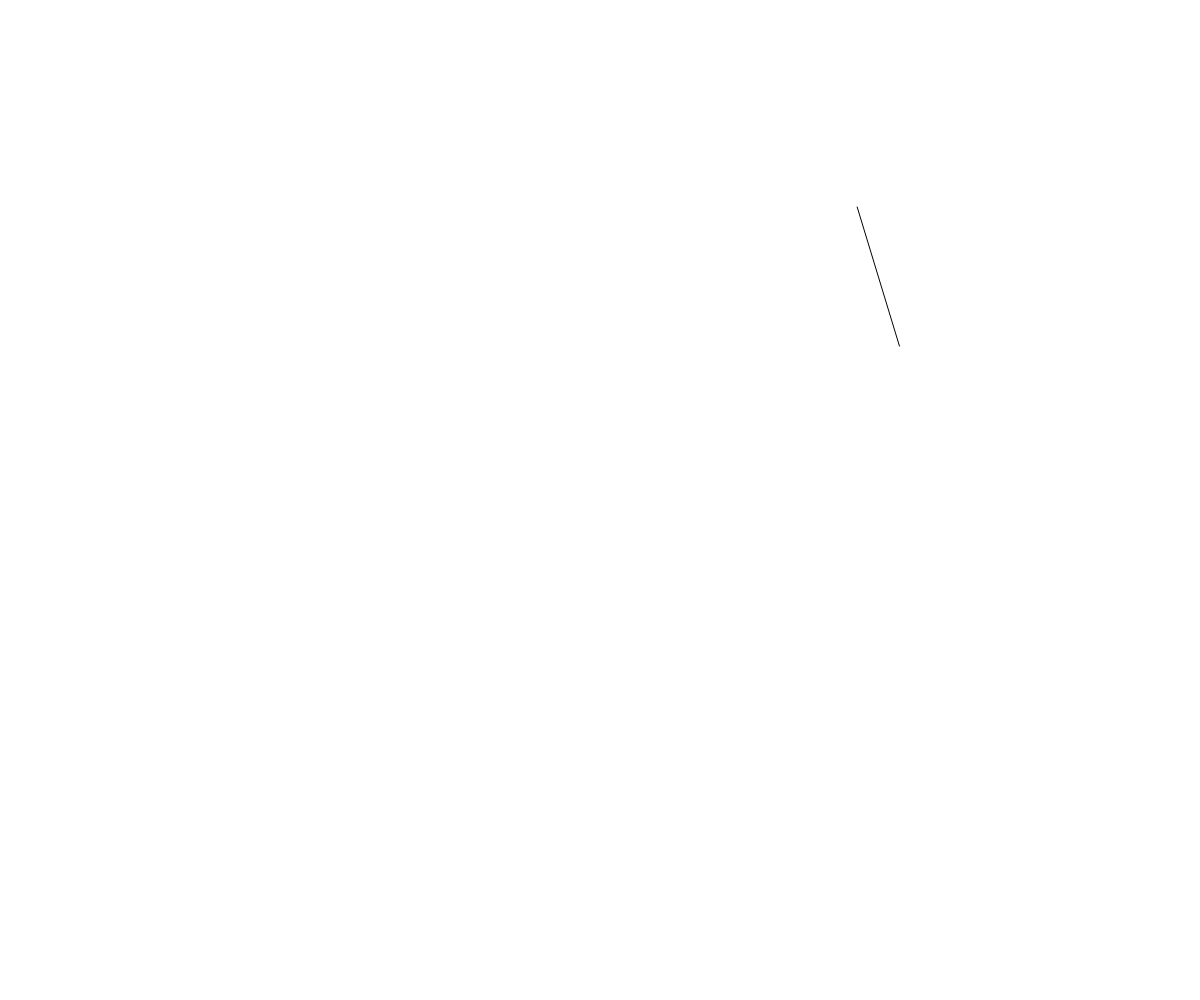
Frame 1 (no input)
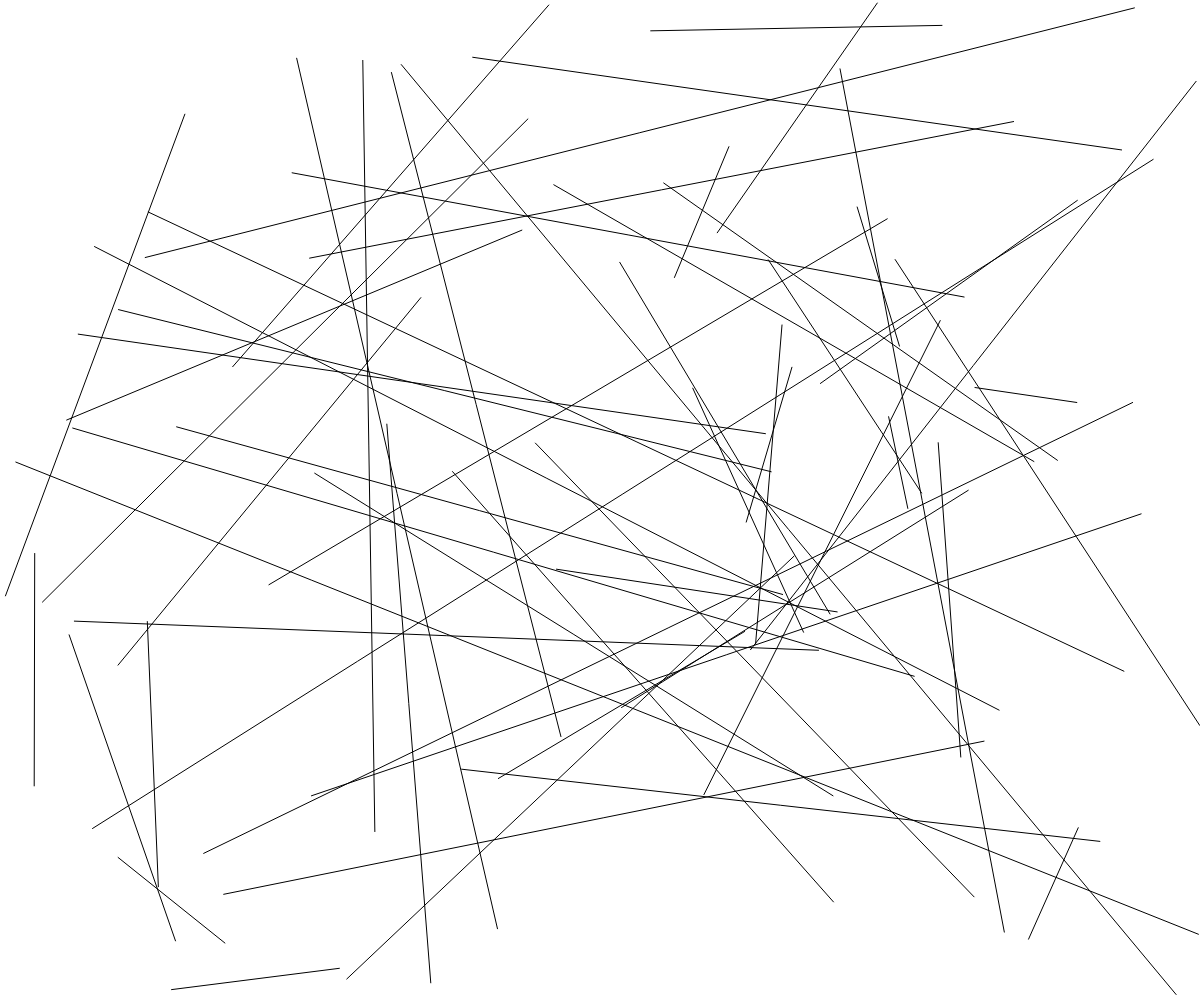
Frame 60 (no input)
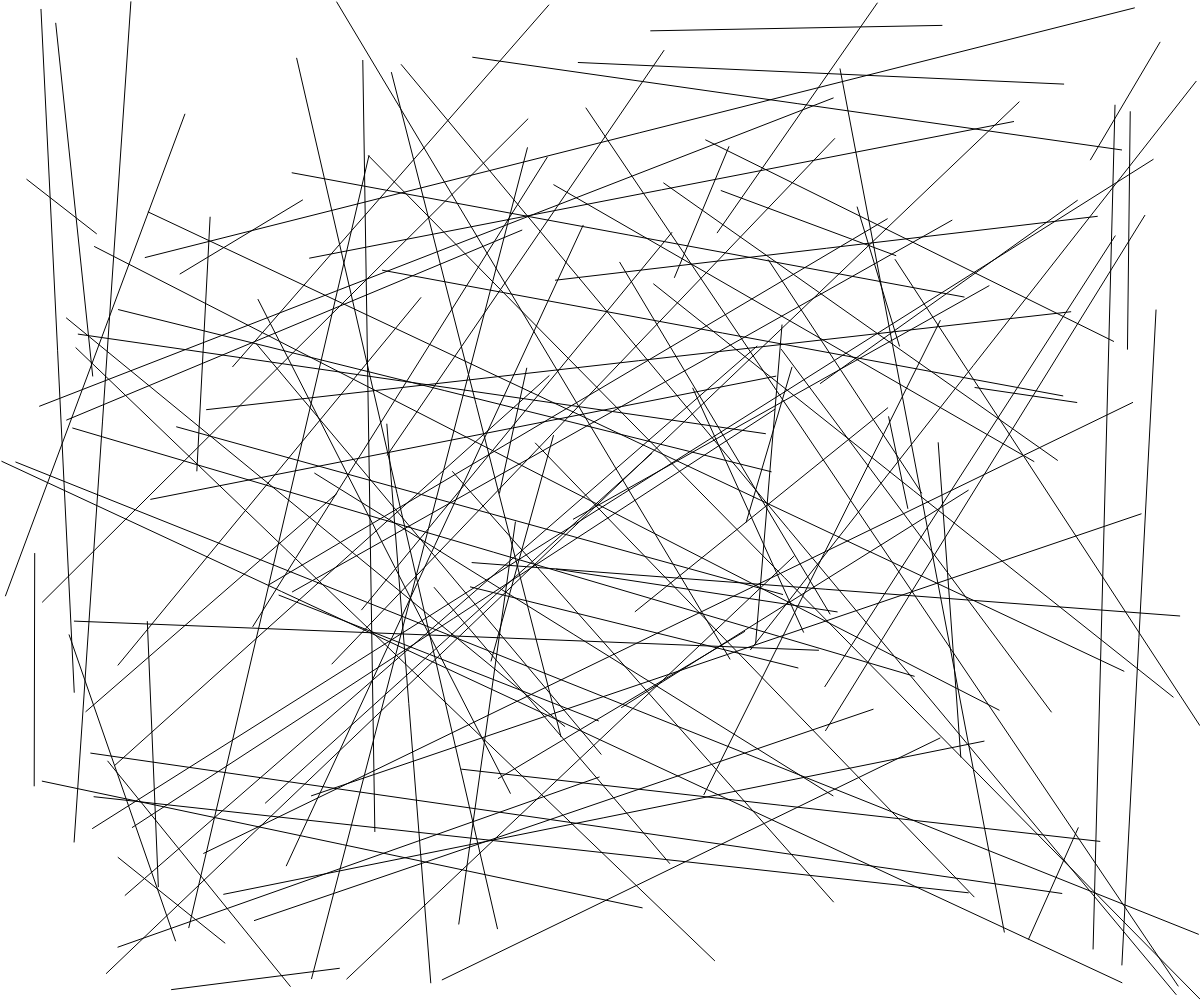
Frame 120 (the mouse pressed at the canvas centre since frame 60)

The p5.js sketch that drew these frames (run headless with seeded random() and noise() and a simulated clock; from frame 60 on, the mouse is pressed at the canvas centre):

// p5.js sketch
// ── sketch.js
function setup() {
  // put setup code here
  createCanvas(windowWidth, windowHeight);

}

function draw() {
   // line() draws a line on the display

   // line(0,0,99,99);
   line(random(windowWidth),random(windowHeight),random(windowWidth),random(windowHeight));

}
